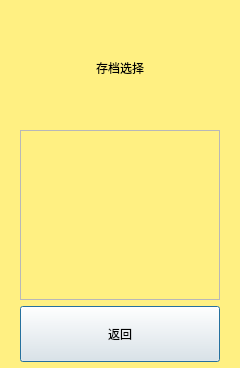
<?xml version="1.0" encoding="UTF-8"?>
<ui version="4.0">
 <class>ArchiveDialog</class>
 <widget class="QDialog" name="ArchiveDialog">
  <property name="geometry">
   <rect>
    <x>0</x>
    <y>0</y>
    <width>240</width>
    <height>368</height>
   </rect>
  </property>
  <property name="windowTitle">
   <string>存档选择</string>
  </property>
  <property name="styleSheet">
   <string notr="true">#ArchiveDialog{
background-color: rgb(255, 240, 130);
}</string>
  </property>
  <layout class="QVBoxLayout" name="verticalLayout" stretch="2,3,1">
   <property name="leftMargin">
    <number>20</number>
   </property>
   <property name="rightMargin">
    <number>20</number>
   </property>
   <property name="bottomMargin">
    <number>6</number>
   </property>
   <item>
    <widget class="QLabel" name="label">
     <property name="styleSheet">
      <string notr="true">font: 48pt &quot;方正舒体&quot;;</string>
     </property>
     <property name="text">
      <string>存档选择</string>
     </property>
     <property name="alignment">
      <set>Qt::AlignCenter</set>
     </property>
    </widget>
   </item>
   <item>
    <widget class="QScrollArea" name="scrollArea">
     <property name="styleSheet">
      <string notr="true">QscrollArea{
background-color: rgb(255, 255, 127);
}</string>
     </property>
     <property name="widgetResizable">
      <bool>true</bool>
     </property>
     <property name="alignment">
      <set>Qt::AlignCenter</set>
     </property>
     <widget class="QWidget" name="scrollAreaWidgetContents">
      <property name="geometry">
       <rect>
        <x>0</x>
        <y>0</y>
        <width>198</width>
        <height>172</height>
       </rect>
      </property>
      <property name="styleSheet">
       <string notr="true">#scrollAreaWidgetContents{
background-color: rgb(255, 240, 130);
}</string>
      </property>
      <layout class="QVBoxLayout" name="verticalLayout_scrollArea">
       <property name="spacing">
        <number>0</number>
       </property>
       <property name="leftMargin">
        <number>0</number>
       </property>
       <property name="topMargin">
        <number>0</number>
       </property>
       <property name="rightMargin">
        <number>0</number>
       </property>
       <property name="bottomMargin">
        <number>0</number>
       </property>
      </layout>
     </widget>
    </widget>
   </item>
   <item>
    <widget class="QPushButton" name="btn_back">
     <property name="sizePolicy">
      <sizepolicy hsizetype="Preferred" vsizetype="Preferred">
       <horstretch>0</horstretch>
       <verstretch>0</verstretch>
      </sizepolicy>
     </property>
     <property name="styleSheet">
      <string notr="true">border-image: url(:/res/mainScene/optionBtn.PNG);
font: 22pt &quot;楷体&quot;;</string>
     </property>
     <property name="text">
      <string>返回</string>
     </property>
    </widget>
   </item>
  </layout>
 </widget>
 <resources/>
 <connections/>
</ui>
